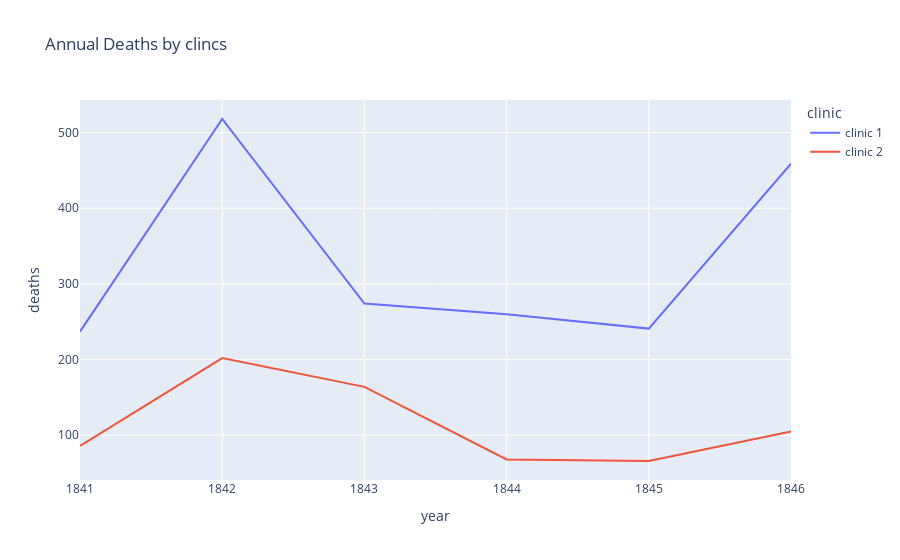

Here is the notebook cell this chart was saved with:
### Code cell
line = px.line(df_yearly,
                x='year',
                y='deaths',
                color='clinic',
                title='Annual Deaths by clincs')

line.show()

### Figure 1 — Plotly figure (JSON) as saved in the notebook; plotly's stock layout.template omitted (floating-point values rounded to 4 significant figures)
{"data": [{"hovertemplate": "clinic=clinic 1<br>year=%{x}<br>deaths=%{y}<extra></extra>", "legendgroup": "clinic 1", "line": {"color": "#636efa", "dash": "solid"}, "marker": {"symbol": "circle"}, "mode": "lines", "name": "clinic 1", "orientation": "v", "showlegend": true, "type": "scatter", "x": [1841, 1842, 1843, 1844, 1845, 1846], "xaxis": "x", "y": [237, 518, 274, 260, 241, 459], "yaxis": "y"}, {"hovertemplate": "clinic=clinic 2<br>year=%{x}<br>deaths=%{y}<extra></extra>", "legendgroup": "clinic 2", "line": {"color": "#EF553B", "dash": "solid"}, "marker": {"symbol": "circle"}, "mode": "lines", "name": "clinic 2", "orientation": "v", "showlegend": true, "type": "scatter", "x": [1841, 1842, 1843, 1844, 1845, 1846], "xaxis": "x", "y": [86, 202, 164, 68, 66, 105], "yaxis": "y"}], "layout": {"legend": {"title": {"text": "clinic"}, "tracegroupgap": 0}, "title": {"text": "Annual Deaths by clincs"}, "xaxis": {"anchor": "y", "domain": [0, 1], "title": {"text": "year"}}, "yaxis": {"anchor": "x", "domain": [0, 1], "title": {"text": "deaths"}}}}
